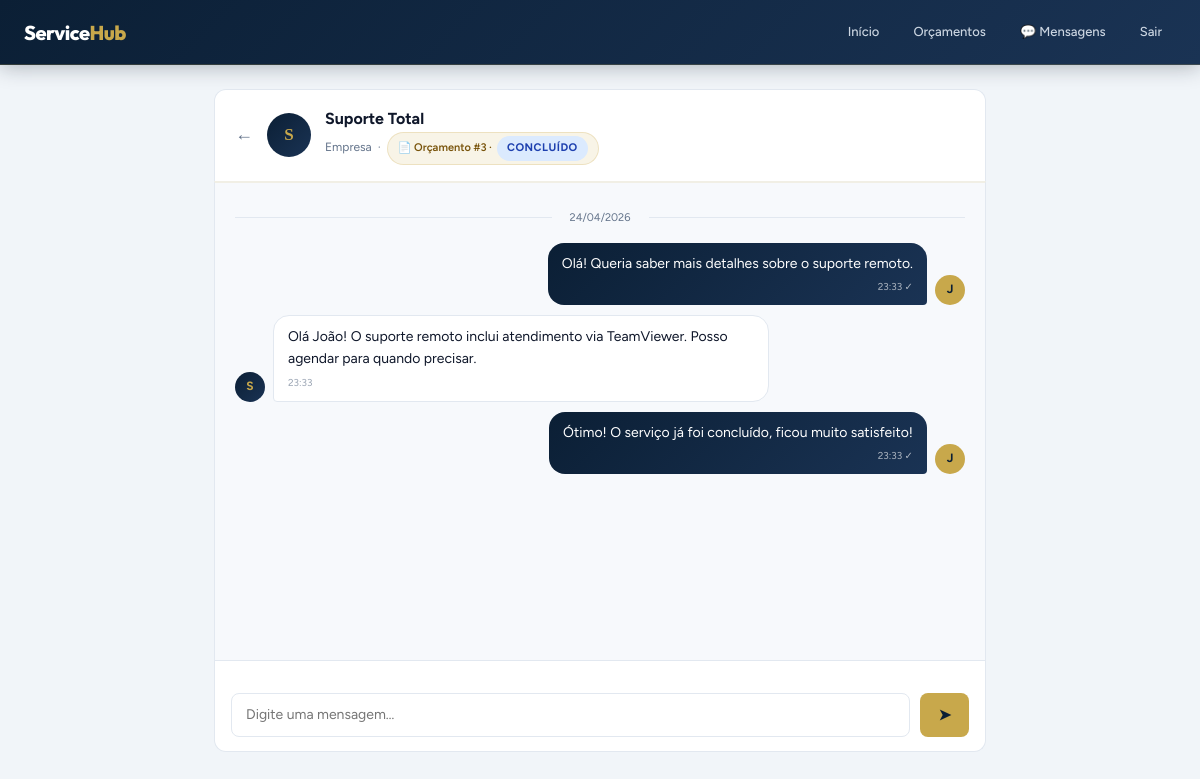
Screenshot of /chat/conversa.php?id=1 (signed in) with the database file from the repository.
### tables this page shows
CREATE TABLE IF NOT EXISTS conversas (
    id           INT AUTO_INCREMENT PRIMARY KEY,
    cliente_id   INT NOT NULL,
    empresa_id   INT NOT NULL,
    orcamento_id INT NULL COMMENT 'Opcional: chat sobre um orçamento específico',
    created_at   TIMESTAMP DEFAULT CURRENT_TIMESTAMP,
    updated_at   TIMESTAMP DEFAULT CURRENT_TIMESTAMP ON UPDATE CURRENT_TIMESTAMP,
    FOREIGN KEY (cliente_id)   REFERENCES clientes(id)   ON DELETE CASCADE,
    FOREIGN KEY (empresa_id)   REFERENCES empresas(id)   ON DELETE CASCADE,
    FOREIGN KEY (orcamento_id) REFERENCES orcamentos(id) ON DELETE SET NULL,
    UNIQUE KEY uq_conversa (cliente_id, empresa_id)
);

CREATE TABLE empresas (
    id INT AUTO_INCREMENT PRIMARY KEY,
    nome_empresa VARCHAR(100) NOT NULL,
    email VARCHAR(100) NOT NULL UNIQUE,
    senha VARCHAR(255) NOT NULL,
    cnpj VARCHAR(20) UNIQUE,
    telefone VARCHAR(20),
    endereco TEXT,
    descricao TEXT,
    logo VARCHAR(255),
    site VARCHAR(100),
    status TINYINT DEFAULT 1 COMMENT '1=Ativa, 0=Inativa',
    created_at TIMESTAMP DEFAULT CURRENT_TIMESTAMP,
    updated_at TIMESTAMP DEFAULT CURRENT_TIMESTAMP ON UPDATE CURRENT_TIMESTAMP
);

CREATE TABLE orcamentos (
    id INT AUTO_INCREMENT PRIMARY KEY,
    cliente_id INT NOT NULL,
    servico_id INT,
    empresa_id INT,
    quantidade INT DEFAULT 1,
    valor_total DECIMAL(10,2) NOT NULL DEFAULT 0,
    status ENUM('pendente','aprovado','rejeitado','concluido','expirado') DEFAULT 'pendente',
    observacoes TEXT,
    data_orcamento DATE NOT NULL,
    data_validade DATE,
    created_at TIMESTAMP DEFAULT CURRENT_TIMESTAMP,
    updated_at TIMESTAMP DEFAULT CURRENT_TIMESTAMP ON UPDATE CURRENT_TIMESTAMP,
    FOREIGN KEY (cliente_id) REFERENCES clientes(id) ON DELETE CASCADE,
    FOREIGN KEY (servico_id) REFERENCES servicos(id) ON DELETE SET NULL,
    FOREIGN KEY (empresa_id) REFERENCES empresas(id) ON DELETE SET NULL
);

CREATE TABLE IF NOT EXISTS mensagens (
    id           INT AUTO_INCREMENT PRIMARY KEY,
    conversa_id  INT NOT NULL,
    remetente    ENUM('cliente','empresa') NOT NULL,
    conteudo     TEXT NOT NULL,
    lida         TINYINT DEFAULT 0 COMMENT '0=não lida, 1=lida',
    created_at   TIMESTAMP DEFAULT CURRENT_TIMESTAMP,
    FOREIGN KEY (conversa_id) REFERENCES conversas(id) ON DELETE CASCADE
);

### includes/auth.php (called while the page is built, shortened)
<?php
function isCliente() {
    return isset($_SESSION['tipo_usuario']) && $_SESSION['tipo_usuario'] === 'cliente';
}

### chat/conversa.php (the view, shortened to what this page needs)
<?php
require_once '../includes/config.php';
require_once '../includes/auth.php';
require_once '../includes/functions.php';
$is_cliente = isCliente();
$remetente  = $is_cliente ? 'cliente' : 'empresa';
$id = (int)($_GET['id'] ?? 0);
$stmt = $pdo->prepare("
    SELECT cv.*,
           c.nome          AS cliente_nome,
           e.nome_empresa  AS empresa_nome,
           o.id            AS orc_id, o.status AS orc_status, o.valor_total AS orc_valor
    FROM conversas cv
    JOIN clientes c  ON c.id = cv.cliente_id
    JOIN empresas e  ON e.id = cv.empresa_id
    LEFT JOIN orcamentos o ON o.id = cv.orcamento_id
    WHERE cv.id = ?");
$stmt->execute([$id]);
$conv = $stmt->fetch();
$outro_nome = $is_cliente ? $conv['empresa_nome'] : $conv['cliente_nome'];
$outroPerfil = $is_cliente ? 'empresa' : 'cliente';
$pdo->prepare("UPDATE mensagens SET lida = 1 WHERE conversa_id = ? AND remetente = ? AND lida = 0")
    ->execute([$id, $outroPerfil]);
$msgs = $pdo->prepare("SELECT * FROM mensagens WHERE conversa_id = ? ORDER BY created_at ASC");
$msgs->execute([$id]);
$mensagens = $msgs->fetchAll();
?>
<!DOCTYPE html>
<html lang="pt-BR">
<head>
  <link rel="stylesheet" href="../css/estilo.css">
</head>
<body>
<nav class="dash-nav">
  <div class="inner">
    <div class="logo"><h1>Service<span class="logo-span">Hub</span></h1></div>
    <div class="nav-items">
      <?php if ($is_cliente): ?>
        <a href="../dashboard_cliente.php">Início</a>
        <a href="../orcamentos/index.php">Orçamentos</a>
      <?php else: ?>
        <a href="../dashboard_empresa.php">Início</a>
        <a href="../orcamentos/index.php">Orçamentos</a>
      <?php endif; ?>
      <a href="index.php">💬 Mensagens</a>
      <a href="../logout.php">Sair</a>
    </div>
  </div>
</nav>
<div class="chat-page">
  <div class="chat-header">
    <a href="index.php" style="color:var(--text-muted);font-size:18px;text-decoration:none;" title="Voltar">←</a>
    <div class="chat-header-avatar"><?= strtoupper(substr($outro_nome, 0, 1)) ?></div>
    <div class="chat-header-info">
      <strong><?= htmlspecialchars($outro_nome) ?></strong>
      <small>
        <?= $is_cliente ? 'Empresa' : 'Cliente' ?>
        <?php if ($conv['orc_id']): ?>
          &nbsp;·&nbsp;
          <a href="../orcamentos/view.php?id=<?=$conv['orc_id']?>" class="orc-chip">
            📄 Orçamento #<?=$conv['orc_id']?> · <?= statusBadge($conv['orc_status']) ?>
          </a>
        <?php endif; ?>
      </small>
    </div>
  </div>
  <div class="chat-body" id="chatBody">
    <?php
    $lastDate = '';
    foreach ($mensagens as $msg):
        $isMe   = ($msg['remetente'] === $remetente);
        $rowCls = $isMe ? 'me' : 'them';
        $msgDate = (new DateTime($msg['created_at']))->format('d/m/Y');
        if ($msgDate !== $lastDate):
            $lastDate = $msgDate;
    ?>
    <div class="date-divider"><span><?= $msgDate === date('d/m/Y') ? 'Hoje' : $msgDate ?></span></div>
    <?php endif; ?>
    <div class="msg-row <?= $rowCls ?>" data-id="<?=$msg['id']?>">
      <div class="msg-avatar <?= $rowCls ?>"><?= strtoupper(substr($isMe ? ($is_cliente ? $_SESSION['cliente_nome'] : $_SESSION['empresa_nome']) : $outro_nome, 0, 1)) ?></div>
      <div class="bubble <?= $rowCls ?>">
        <?= nl2br(htmlspecialchars($msg['conteudo'])) ?>
        <span class="bubble-time"><?= (new DateTime($msg['created_at']))->format('H:i') ?><?= $isMe ? ($msg['lida'] ? ' ✓✓' : ' ✓') : '' ?></span>
      </div>
    </div>
    <?php endforeach; ?>
  </div>
  <div class="typing-indicator" id="typingIndicator" style="padding:4px 16px;background:#fff;border-left:1px solid var(--border);border-right:1px solid var(--border);"></div>
  <div class="chat-input-bar">
    <div class="input-row">
      <textarea id="msgInput" placeholder="Digite uma mensagem…" rows="1" maxlength="2000"></textarea>
      <button class="send-btn" id="sendBtn" title="Enviar (Enter)">➤</button>
    </div>
  </div>
</div>
</body>
</html>

### includes/functions.php (shortened to what this page needs)
<?php
function statusBadge($status) {
    $map = [
        'pendente'  => ['label' => 'Pendente',  'class' => 'badge-pendente'],
        'aprovado'  => ['label' => 'Aprovado',  'class' => 'badge-aprovado'],
        'rejeitado' => ['label' => 'Rejeitado', 'class' => 'badge-rejeitado'],
        'concluido' => ['label' => 'Concluído', 'class' => 'badge-concluido'],
        'expirado'  => ['label' => 'Expirado',  'class' => 'badge-expirado'],
    ];
    $s = $map[$status] ?? ['label' => ucfirst($status), 'class' => 'badge-secondary'];
    return "<span class='badge {$s['class']}'>{$s['label']}</span>";
}

### css/estilo.css (style rules this page uses)
:root { --navy: #0b1f35; --navy-mid: #122642; --navy-soft: #1a3354; --navy-light: #234470; --gold: #c8a84b; --gold-lt: #dfc06a; --gold-dk: #a8882e; --gold-dim: rgba(200,168,75,.13); --gold-glow: rgba(200,168,75,.25); --green: #0e7a4e; --green-lt: #16a368; --green-bg: #ecfdf5; --red: #b91c1c; --red-lt: #dc2626; --red-bg: #fef2f2; --amber: #b45309; --amber-lt: #d97706; --amber-bg: #fffbeb; --blue: #1d4ed8; --blue-lt: #2563eb; --blue-bg: #eff6ff; --slate: #94a3b8; --slate-lt: #cbd5e1; --surface: #ffffff; --surface-2: #f8fafc; --bg: #f1f5f9; --border: #e2e8f0; --border-dk: #cbd5e1; --text: #0f172a; --text-2: #334155; --text-muted: #64748b; --r-xs: 4px; --r-sm: 8px; --r: 12px; --r-lg: 16px; --r-xl: 24px; --sh-xs: 0 1px 2px rgba(15,23,42,.06); --sh-sm: 0 1px 6px rgba(15,23,42,.08), 0 1px 3px rgba(15,23,42,.05); --sh: 0 4px 16px rgba(15,23,42,.09), 0 2px 6px rgba(15,23,42,.05); --sh-lg: 0 12px 40px rgba(15,23,42,.12), 0 4px 12px rgba(15,23,42,.06); --sh-xl: 0 24px 64px rgba(15,23,42,.18), 0 8px 20px rgba(15,23,42,.08); --ease: .2s cubic-bezier(.4,0,.2,1); --ease-out: .3s cubic-bezier(0,0,.2,1); --nav-h: 64px; --font-head: 'Outfit', system-ui, sans-serif; --font-body: 'Figtree', system-ui, sans-serif; --radius: var(--r); --radius-sm: var(--r-sm); --radius-lg: var(--r-lg); --shadow: var(--sh); --shadow-sm: var(--sh-sm); --shadow-lg: var(--sh-lg); --transition: var(--ease); --teal: #0d9488; --teal-lt: #14b8a6; --teal-bg: #f0fdfa; }
*, *::before, *::after { box-sizing: border-box; margin: 0; padding: 0; }
html { font-size: 15px; scroll-behavior: smooth; -webkit-text-size-adjust: 100%; }
body { font-family: var(--font-body); background: var(--bg); color: var(--text); line-height: 1.65; -webkit-font-smoothing: antialiased; -moz-osx-font-smoothing: grayscale; }
h1, h2, h3 { font-family: var(--font-head); color: var(--navy); line-height: 1.25; letter-spacing: -.3px; }
h1 { font-size: clamp(22px, 4vw, 30px); font-weight: 700; }
a { color: var(--gold); text-decoration: none; transition: color var(--ease); }
.dash-nav { background: linear-gradient(135deg, var(--navy) 0%, var(--navy-soft) 100%); border-bottom: 1px solid rgba(200,168,75,.15); position: sticky; top: 0; z-index: 300; box-shadow: 0 2px 24px rgba(11,31,53,.35); }
.dash-nav .inner { max-width: 1240px; margin: 0 auto; padding: 0 24px; display: flex; align-items: center; justify-content: space-between; min-height: var(--nav-h); gap: 16px; }
.logo h1 { font-family: var(--font-head); font-size: 20px; font-weight: 800; color: #fff; letter-spacing: -.5px; }
.logo-span, .logo h1 span { color: var(--gold); }
.nav-items { display: flex; align-items: center; gap: 4px; flex-wrap: wrap; }
.nav-items a { color: var(--slate-lt); font-size: 13px; font-weight: 500; padding: 7px 13px; border-radius: var(--r-sm); transition: all var(--ease); display: flex; align-items: center; gap: 6px; white-space: nowrap; }
.badge { display: inline-flex; align-items: center; gap: 4px; padding: 3px 10px; border-radius: 100px; font-size: 11px; font-weight: 700; text-transform: uppercase; letter-spacing: .5px; white-space: nowrap; }
.badge-info, .badge-concluido { background: #dbeafe; color: #1e40af; }

### rows the page displays
conversas: empresa.nome_empresa "S", empresa.nome_empresa "Suporte Total", orcamento "3", orcamento.status "CONCLUÍDO"
mensagens: created_at "24/04/2026", remetente "J", conteudo "Olá! Queria saber mais detalhes sobre o suporte remoto.", created_at "23:33"
mensagens: remetente.nome_empresa "S", conteudo "Olá João! O suporte remoto inclui atendimento via TeamViewer. Posso agendar para quando precisar.", created_at "23:33"
mensagens: remetente "J", conteudo "Ótimo! O serviço já foi concluído, ficou muito satisfeito!", created_at "23:33"
